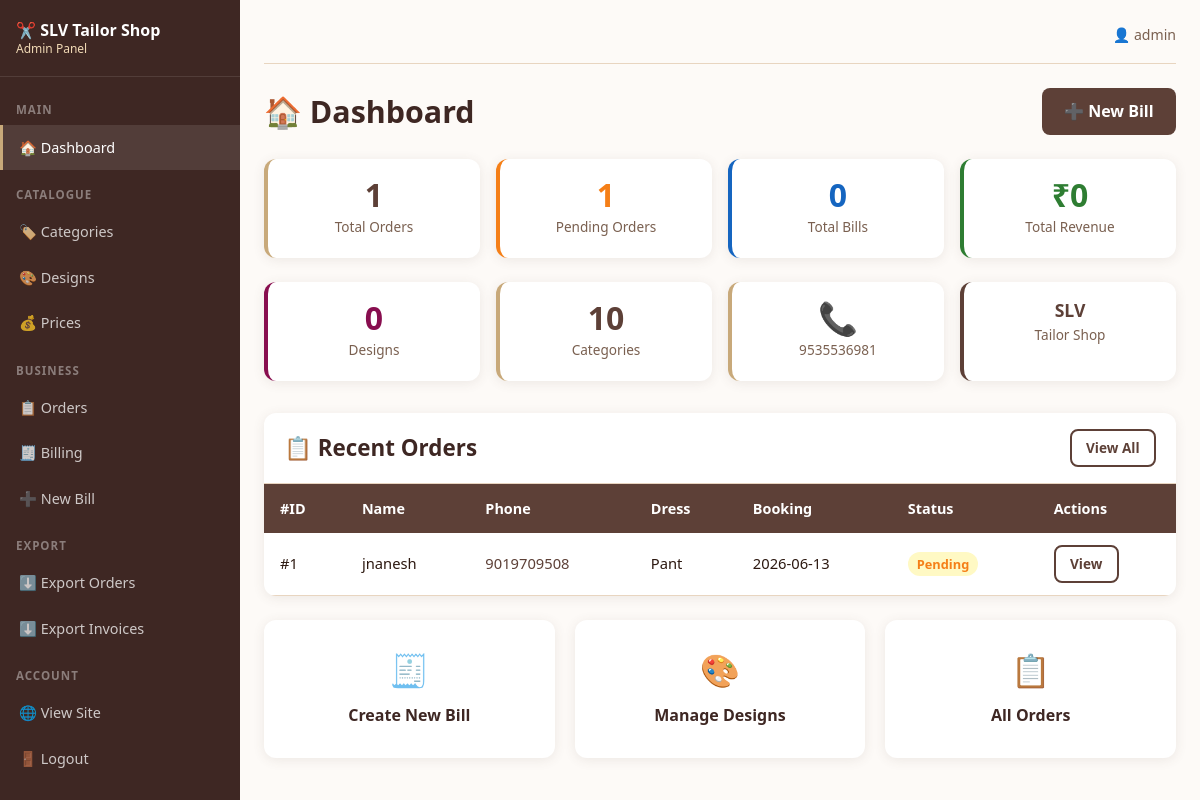
The page /admin (signed in) on the database its author committed.
### tables this page shows
CREATE TABLE customer_orders (
            id INTEGER PRIMARY KEY AUTOINCREMENT,
            name TEXT NOT NULL,
            phone TEXT NOT NULL,
            age TEXT,
            address TEXT,
            dress_type TEXT NOT NULL,
            measurements TEXT,
            booking_date TEXT,
            delivery_date TEXT,
            remarks TEXT,
            status TEXT DEFAULT 'pending',
            created_at TIMESTAMP DEFAULT CURRENT_TIMESTAMP
        );

### app.py (the view)
@app.route('/admin')
@login_required
def admin_dashboard():
    db = get_db()
    stats = {
        'total_orders': db.execute('SELECT COUNT(*) FROM customer_orders').fetchone()[0],
        'pending_orders': db.execute('SELECT COUNT(*) FROM customer_orders WHERE status="pending"').fetchone()[0],
        'total_designs': db.execute('SELECT COUNT(*) FROM design_images').fetchone()[0],
        'total_categories': db.execute('SELECT COUNT(*) FROM dress_categories').fetchone()[0],
        'total_invoices': db.execute('SELECT COUNT(*) FROM invoices').fetchone()[0],
        'revenue': db.execute('SELECT COALESCE(SUM(final_amount),0) FROM invoices').fetchone()[0],
    }
    recent_orders = db.execute('SELECT * FROM customer_orders ORDER BY id DESC LIMIT 5').fetchall()
    return render_template('admin/dashboard.html', stats=stats, recent_orders=recent_orders)

### database/db.py (called while the page is built)
def get_db():
    if 'db' not in g:
        g.db = sqlite3.connect(DATABASE)
        g.db.row_factory = sqlite3.Row
        g.db.execute("PRAGMA journal_mode=WAL")
        g.db.execute("PRAGMA foreign_keys=ON")
    return g.db

### utils/auth.py (called while the page is built)
def login_required(f):
    @wraps(f)
    def decorated(*args, **kwargs):
        if 'admin_id' not in session:
            return redirect(url_for('admin_login'))
        return f(*args, **kwargs)
    return decorated

### templates/admin/dashboard.html (shortened to what this page needs)
{% extends "admin/base.html" %}
{% block content %}
<div class="admin-header">
  <h2>🏠 Dashboard</h2>
  <a href="{{ url_for('admin_create_bill') }}" class="btn btn-primary">➕ New Bill</a>
</div>
<div class="grid-4" style="margin-bottom:1.5rem;">
  <div class="stat-card">
    <div class="stat-number">{{ stats.total_orders }}</div>
    <div class="stat-label">Total Orders</div>
  </div>
  <div class="stat-card" style="border-left-color:#F57F17;">
    <div class="stat-number" style="color:#F57F17;">{{ stats.pending_orders }}</div>
    <div class="stat-label">Pending Orders</div>
  </div>
  <div class="stat-card" style="border-left-color:#1565C0;">
    <div class="stat-number" style="color:#1565C0;">{{ stats.total_invoices }}</div>
    <div class="stat-label">Total Bills</div>
  </div>
  <div class="stat-card" style="border-left-color:#2E7D32;">
    <div class="stat-number" style="color:#2E7D32;">₹{{ stats.revenue | int }}</div>
    <div class="stat-label">Total Revenue</div>
  </div>
</div>
<div class="grid-4" style="margin-bottom:2rem;">
  <div class="stat-card" style="border-left-color:#880E4F;">
    <div class="stat-number" style="color:#880E4F;">{{ stats.total_designs }}</div>
    <div class="stat-label">Designs</div>
  </div>
  <div class="stat-card">
    <div class="stat-number">{{ stats.total_categories }}</div>
    <div class="stat-label">Categories</div>
  </div>
  <div class="stat-card" style="border-left-color:var(--accent);">
    <div class="stat-number" style="color:var(--accent);">📞</div>
    <div class="stat-label"><a href="tel:9535536981" style="color:inherit;">9535536981</a></div>
  </div>
  <div class="stat-card" style="border-left-color:#5D4037;">
    <div class="stat-number" style="font-size:1.1rem;color:#5D4037;">SLV</div>
    <div class="stat-label">Tailor Shop</div>
  </div>
</div>
<div class="card">
  <div class="card-body" style="padding:0;">
    <div style="display:flex;justify-content:space-between;align-items:center;padding:1rem 1.25rem;border-bottom:1px solid var(--border);">
      <h3 style="margin:0;">📋 Recent Orders</h3>
      <a href="{{ url_for('admin_orders') }}" class="btn btn-sm btn-outline">View All</a>
    </div>
    <div class="table-wrapper" style="border-radius:0;box-shadow:none;">
      <table class="table">
        <thead>
          <tr>
            <th>#ID</th><th>Name</th><th>Phone</th><th>Dress</th><th>Booking</th><th>Status</th><th>Actions</th>
          </tr>
        </thead>
        <tbody>
          {% for order in recent_orders %}
          <tr>
            <td>#{{ order.id }}</td>
            <td>{{ order.name }}</td>
            <td><a href="tel:{{ order.phone }}">{{ order.phone }}</a></td>
            <td>{{ order.dress_type }}</td>
            <td>{{ order.booking_date or '—' }}</td>
            <td><span class="status status-{{ order.status }}">{{ order.status.replace('_',' ').title() }}</span></td>
            <td>
              <a href="{{ url_for('admin_order_detail', oid=order.id) }}" class="btn btn-sm btn-outline">View</a>
            </td>
          </tr>
          {% else %}
          <tr><td colspan="7" class="text-center text-muted" style="padding:2rem;">No orders yet.</td></tr>
          {% endfor %}
        </tbody>
      </table>
    </div>
  </div>
</div>
<div class="grid-3 mt-3">
  <a href="{{ url_for('admin_create_bill') }}" class="card" style="text-decoration:none;">
    <div class="card-body text-center" style="padding:1.5rem;">
      <div style="font-size:2rem;">🧾</div>
      <div class="card-title mt-1">Create New Bill</div>
    </div>
  </a>
  <a href="{{ url_for('admin_designs') }}" class="card" style="text-decoration:none;">
    <div class="card-body text-center" style="padding:1.5rem;">
      <div style="font-size:2rem;">🎨</div>
      <div class="card-title mt-1">Manage Designs</div>
    </div>
  </a>
  <a href="{{ url_for('admin_orders') }}" class="card" style="text-decoration:none;">
    <div class="card-body text-center" style="padding:1.5rem;">
      <div style="font-size:2rem;">📋</div>
      <div class="card-title mt-1">All Orders</div>
    </div>
  </a>
</div>
{% endblock %}

### static/css/style.css (style rules this page uses)
:root { --primary: #5D4037; --primary-dark: #3E2723; --primary-light: #8D6E63; --accent: #C8A97A; --accent-light: #F0D9B5; --bg: #FDFAF7; --bg2: #FFF8F2; --surface: #FFFFFF; --border: #E8D5C0; --text: #2C1810; --text-muted: #7A6050; --success: #2E7D32; --danger: #C62828; --warning: #F57F17; --radius: 12px; --radius-sm: 8px; --shadow: 0 2px 12px rgba(93,64,55,0.10); --shadow-lg: 0 6px 24px rgba(93,64,55,0.15); --font: 'Segoe UI', system-ui, -apple-system, sans-serif; }
*, *::before, *::after { box-sizing: border-box; margin: 0; padding: 0; }
html { scroll-behavior: smooth; font-size: 16px; }
body { font-family: var(--font); background: var(--bg); color: var(--text); line-height: 1.6; }
a { color: var(--primary); text-decoration: none; }
h1, h2, h3, h4 { line-height: 1.25; color: var(--primary-dark); }
h2 { font-size: clamp(1.3rem, 4vw, 1.9rem); font-weight: 700; }
h3 { font-size: clamp(1.1rem, 3vw, 1.4rem); font-weight: 600; }
.text-center { text-align: center; }
.mt-1 { margin-top: 0.5rem; }
.mt-3 { margin-top: 1.5rem; }
.btn { display: inline-flex; align-items: center; justify-content: center; gap: 0.4rem; padding: 0.7rem 1.4rem; border: none; border-radius: var(--radius-sm); font-size: 1rem; font-weight: 600; cursor: pointer; transition: all 0.2s; text-decoration: none; min-height: 44px; }
.btn-primary { background: var(--primary); color: #fff; }
.btn-outline { background: transparent; color: var(--primary); border: 2px solid var(--primary); }
.btn-sm { padding: 0.4rem 0.9rem; font-size: 0.85rem; min-height: 36px; }
.card { background: var(--surface); border-radius: var(--radius); box-shadow: var(--shadow); overflow: hidden; transition: box-shadow 0.2s, transform 0.2s; }
.card-body { padding: 1.25rem; }
.card-title { font-weight: 700; font-size: 1rem; margin-bottom: 0.3rem; color: var(--primary-dark); }
.grid-3 { display: grid; grid-template-columns: repeat(3,1fr); gap: 1.25rem; }
.grid-4 { display: grid; grid-template-columns: repeat(4,1fr); gap: 1rem; }
.stat-card { background: var(--surface); border-radius: var(--radius); padding: 1.25rem; box-shadow: var(--shadow); border-left: 4px solid var(--accent); text-align: center; }
.stat-card .stat-number { font-size: 2rem; font-weight: 800; color: var(--primary); line-height: 1; }
.stat-card .stat-label { font-size: 0.85rem; color: var(--text-muted); margin-top: 0.3rem; }
.table { width: 100%; border-collapse: collapse; }
.table th { background: var(--primary); color: #fff; padding: 0.8rem 1rem; text-align: left; font-size: 0.9rem; white-space: nowrap; }
.table td { padding: 0.75rem 1rem; border-bottom: 1px solid var(--border); font-size: 0.92rem; vertical-align: middle; }
.table-wrapper { overflow-x: auto; border-radius: var(--radius); box-shadow: var(--shadow); }
.status { padding: 0.25em 0.7em; border-radius: 20px; font-size: 0.8rem; font-weight: 600; }
.status-pending { background: #FFF9C4; color: #F57F17; }
.admin-header { display: flex; justify-content: space-between; align-items: center; margin-bottom: 1.5rem; flex-wrap: wrap; gap: 0.75rem; }
.admin-header h2 { margin: 0; }

### rows shown on the page
customer_orders: id "1", name "jnanesh", phone "9019709508", dress_type "Pant", booking_date "2026-06-13", status.replace "Pending"

### other values the page prints
{{ session.admin_name }} "admin"
{{ stats.total_orders }} "1"
{{ stats.pending_orders }} "1"
{{ stats.total_invoices }} "0"
{{ stats.revenue | int }} "0"
{{ stats.total_designs }} "0"
{{ stats.total_categories }} "10"
